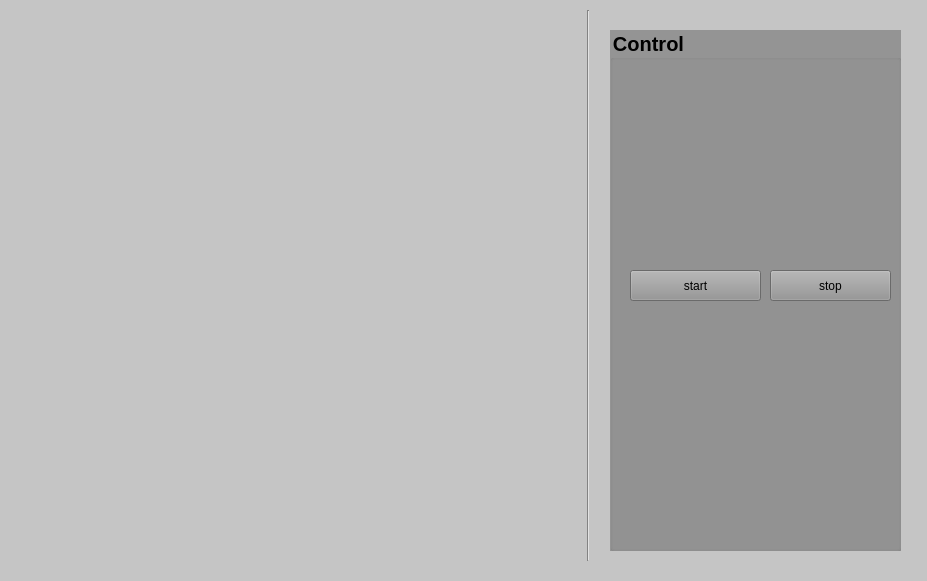
<?xml version="1.0" encoding="UTF-8"?>
<ui version="4.0">
 <class>MainWindow</class>
 <widget class="QMainWindow" name="MainWindow">
  <property name="geometry">
   <rect>
    <x>0</x>
    <y>0</y>
    <width>927</width>
    <height>581</height>
   </rect>
  </property>
  <property name="windowTitle">
   <string>MainWindow</string>
  </property>
  <widget class="QWidget" name="centralWidget">
   <property name="styleSheet">
    <string notr="true">background-color: rgb(197, 197, 197);</string>
   </property>
   <widget class="QWidget" name="home_widget" native="true">
    <property name="geometry">
     <rect>
      <x>0</x>
      <y>0</y>
      <width>581</width>
      <height>571</height>
     </rect>
    </property>
    <widget class="QPushButton" name="volume">
     <property name="geometry">
      <rect>
       <x>20</x>
       <y>10</y>
       <width>267</width>
       <height>267</height>
      </rect>
     </property>
     <property name="styleSheet">
      <string notr="true">#volume {
background-color: transparent;
border-image: url(:/Buttons/VolumeButtonBlack.png);
background: none;
border: none;
background-repeat: none;
}
#volume:pressed
{
border-image: url(:/Buttons/VolumeButtonWhite.png);
}</string>
     </property>
     <property name="text">
      <string/>
     </property>
    </widget>
    <widget class="QPushButton" name="channel">
     <property name="geometry">
      <rect>
       <x>20</x>
       <y>290</y>
       <width>267</width>
       <height>267</height>
      </rect>
     </property>
     <property name="styleSheet">
      <string notr="true">#channel {
background-color: transparent;
border-image: url(:/Buttons/ChannelButtonBlack.png);
background: none;
border: none;
background-repeat: none;
}
#channel:pressed
{
border-image: url(:/Buttons/ChannelButtonWhite.png);
}</string>
     </property>
     <property name="text">
      <string/>
     </property>
    </widget>
    <widget class="QPushButton" name="power">
     <property name="geometry">
      <rect>
       <x>300</x>
       <y>10</y>
       <width>267</width>
       <height>267</height>
      </rect>
     </property>
     <property name="styleSheet">
      <string notr="true">#power {
background-color: transparent;
border-image: url(:/Buttons/PowerButtonBlack.png);
background: none;
border: none;
background-repeat: none;
}
#power:pressed
{
border-image: url(:/Buttons/PowerButtonWhite.png);
}</string>
     </property>
     <property name="text">
      <string/>
     </property>
    </widget>
   </widget>
   <widget class="QWidget" name="volume_widget" native="true">
    <property name="geometry">
     <rect>
      <x>0</x>
      <y>0</y>
      <width>581</width>
      <height>571</height>
     </rect>
    </property>
    <widget class="QPushButton" name="plus_volume">
     <property name="geometry">
      <rect>
       <x>20</x>
       <y>10</y>
       <width>267</width>
       <height>267</height>
      </rect>
     </property>
     <property name="styleSheet">
      <string notr="true">#plus_volume {
background-color: transparent;
border-image: url(:/Buttons/PlusButtonBlack.png);
background: none;
border: none;
background-repeat: none;
}
#plus_volume:pressed
{
border-image: url(:/Buttons/PlusButtonWhite.png);
}</string>
     </property>
     <property name="text">
      <string/>
     </property>
    </widget>
    <widget class="QPushButton" name="minus_volume">
     <property name="geometry">
      <rect>
       <x>20</x>
       <y>290</y>
       <width>267</width>
       <height>267</height>
      </rect>
     </property>
     <property name="styleSheet">
      <string notr="true">#minus_volume {
background-color: transparent;
border-image: url(:/Buttons/MinusButtonBlack.png);
background: none;
border: none;
background-repeat: none;
}
#minus_volume:pressed
{
border-image: url(:/Buttons/MinusButtonWhite.png);
}</string>
     </property>
     <property name="text">
      <string/>
     </property>
    </widget>
    <widget class="QPushButton" name="mute_volume">
     <property name="geometry">
      <rect>
       <x>300</x>
       <y>10</y>
       <width>267</width>
       <height>267</height>
      </rect>
     </property>
     <property name="styleSheet">
      <string notr="true">#mute_volume {
background-color: transparent;
border-image: url(:/Buttons/MuteButtonBlack.png);
background: none;
border: none;
background-repeat: none;
}
#mute_volume:pressed
{
border-image: url(:/Buttons/MuteButtonWhite.png);
}</string>
     </property>
     <property name="text">
      <string/>
     </property>
    </widget>
   </widget>
   <widget class="QPushButton" name="home">
    <property name="geometry">
     <rect>
      <x>300</x>
      <y>290</y>
      <width>267</width>
      <height>267</height>
     </rect>
    </property>
    <property name="styleSheet">
     <string notr="true">#home {
background-color: transparent;
border-image: url(:/Buttons/HomeButtonBlack.png);
background: none;
border: none;
background-repeat: none;
}
#home:pressed
{
border-image: url(:/Buttons/HomeButtonWhite.png);
}</string>
    </property>
    <property name="text">
     <string/>
    </property>
   </widget>
   <widget class="QWidget" name="channel_widget" native="true">
    <property name="geometry">
     <rect>
      <x>0</x>
      <y>0</y>
      <width>580</width>
      <height>571</height>
     </rect>
    </property>
    <widget class="QPushButton" name="minus_channel">
     <property name="geometry">
      <rect>
       <x>20</x>
       <y>290</y>
       <width>267</width>
       <height>267</height>
      </rect>
     </property>
     <property name="styleSheet">
      <string notr="true">#minus_channel {
background-color: transparent;
border-image: url(:/Buttons/MinusButtonBlack.png);
background: none;
border: none;
background-repeat: none;
}
#minus_channel:pressed
{
border-image: url(:/Buttons/MinusButtonWhite.png);
}</string>
     </property>
     <property name="text">
      <string/>
     </property>
    </widget>
    <widget class="QPushButton" name="plus_channel">
     <property name="geometry">
      <rect>
       <x>20</x>
       <y>10</y>
       <width>267</width>
       <height>267</height>
      </rect>
     </property>
     <property name="styleSheet">
      <string notr="true">#plus_channel {
background-color: transparent;
border-image: url(:/Buttons/PlusButtonBlack.png);
background: none;
border: none;
background-repeat: none;
}
#plus_channel:pressed
{
border-image: url(:/Buttons/PlusButtonWhite.png);
}</string>
     </property>
     <property name="text">
      <string/>
     </property>
    </widget>
    <widget class="QPushButton" name="favorite_channel">
     <property name="geometry">
      <rect>
       <x>300</x>
       <y>10</y>
       <width>267</width>
       <height>267</height>
      </rect>
     </property>
     <property name="styleSheet">
      <string notr="true">#favorite_channel {
background-color: transparent;
border-image: url(:/Buttons/FavoriteButtonBlack.png);
background: none;
border: none;
background-repeat: none;
}
#favorite_channel:pressed
{
border-image: url(:/Buttons/FavoriteButtonWhite.png);
}</string>
     </property>
     <property name="text">
      <string/>
     </property>
    </widget>
   </widget>
   <widget class="Line" name="line">
    <property name="geometry">
     <rect>
      <x>580</x>
      <y>10</y>
      <width>16</width>
      <height>551</height>
     </rect>
    </property>
    <property name="orientation">
     <enum>Qt::Vertical</enum>
    </property>
   </widget>
   <widget class="QGroupBox" name="groupBox">
    <property name="geometry">
     <rect>
      <x>610</x>
      <y>30</y>
      <width>291</width>
      <height>521</height>
     </rect>
    </property>
    <property name="font">
     <font>
      <pointsize>15</pointsize>
      <weight>75</weight>
      <bold>true</bold>
     </font>
    </property>
    <property name="styleSheet">
     <string notr="true">background-color: rgb(148, 148, 148);</string>
    </property>
    <property name="title">
     <string>Control</string>
    </property>
    <widget class="QPushButton" name="pushButton">
     <property name="geometry">
      <rect>
       <x>20</x>
       <y>240</y>
       <width>131</width>
       <height>31</height>
      </rect>
     </property>
     <property name="text">
      <string>start</string>
     </property>
    </widget>
    <widget class="QPushButton" name="pushButton_2">
     <property name="geometry">
      <rect>
       <x>160</x>
       <y>240</y>
       <width>121</width>
       <height>31</height>
      </rect>
     </property>
     <property name="text">
      <string>stop</string>
     </property>
    </widget>
   </widget>
   <zorder>channel_widget</zorder>
   <zorder>home_widget</zorder>
   <zorder>volume_widget</zorder>
   <zorder>home</zorder>
   <zorder>line</zorder>
   <zorder>groupBox</zorder>
  </widget>
 </widget>
 <layoutdefault spacing="6" margin="11"/>
 <resources/>
 <connections/>
</ui>
